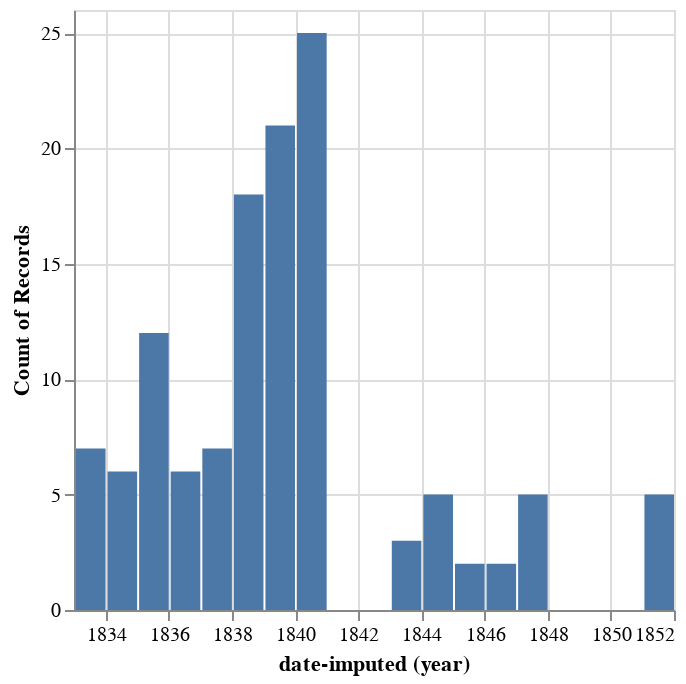

This figure's notebook cell:
### Markdown cell above
Babbage hosted 32 parties over about 18.5 years, with a total of 77 different guests

### Code cell
# the parties weren't huge...
alt.Chart(parties).mark_bar().encode(
    alt.X("year(date-imputed):T"),
    alt.Y("count(guest)")
)
